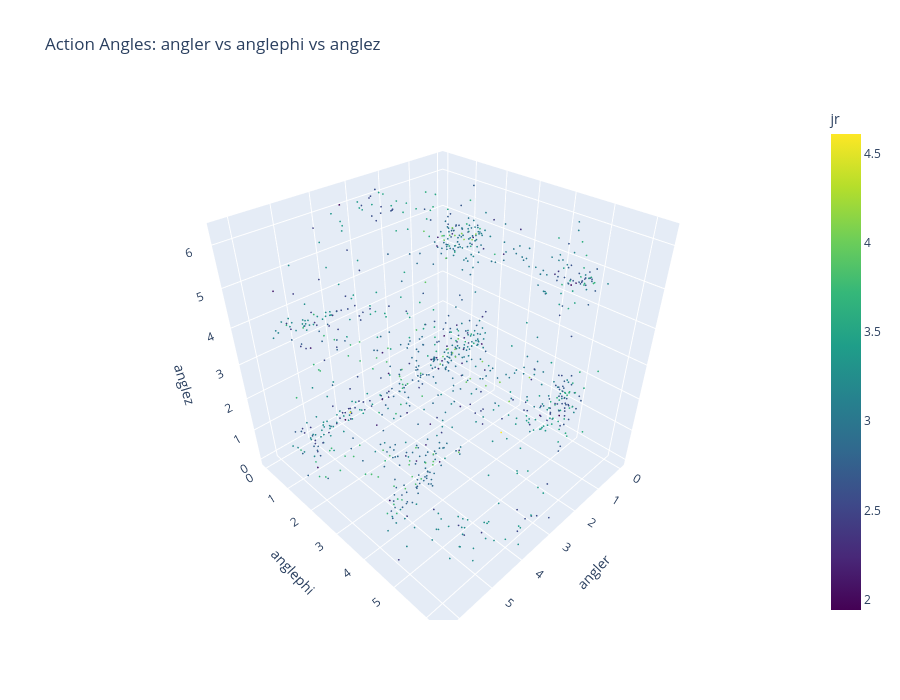

Notebook code cell kept with this figure:
### Code cell
import plotly.graph_objects as go

fig = go.Figure(data=[go.Scatter3d(
    x=angler,
    y=anglephi,
    z=anglez,
    mode='markers',
    marker=dict(
        size=1,
        color=jr,  # Color points by radial action
        colorscale='Viridis',
        showscale=True,
        colorbar=dict(title="jr")
    )
)])

fig.update_layout(
    title='Action Angles: angler vs anglephi vs anglez',
    scene=dict(
        xaxis_title='angler',
        yaxis_title='anglephi',
        zaxis_title='anglez'
    ),
    width=900,
    height=700
)

fig.show()

### Figure 1 — Plotly figure (JSON) as saved in the notebook; plotly's stock layout.template omitted (floating-point values rounded to 4 significant figures; data arrays with more than 128 entries replaced by an {"elided": "..."} marker saying what was removed)
{"data": [{"marker": {"color": {"elided": "1000 float values"}, "colorbar": {"title": {"text": "jr"}}, "colorscale": [[0, "#440154"], [0.1111, "#482878"], [0.2222, "#3e4989"], [0.3333, "#31688e"], [0.4444, "#26828e"], [0.5556, "#1f9e89"], [0.6667, "#35b779"], [0.7778, "#6ece58"], [0.8889, "#b5de2b"], [1, "#fde725"]], "showscale": true, "size": 1}, "mode": "markers", "type": "scatter3d", "x": {"elided": "1000 float values"}, "y": {"elided": "1000 float values"}, "z": {"elided": "1000 float values"}}], "layout": {"height": 700, "scene": {"xaxis": {"title": {"text": "angler"}}, "yaxis": {"title": {"text": "anglephi"}}, "zaxis": {"title": {"text": "anglez"}}}, "title": {"text": "Action Angles: angler vs anglephi vs anglez"}, "width": 900}}
